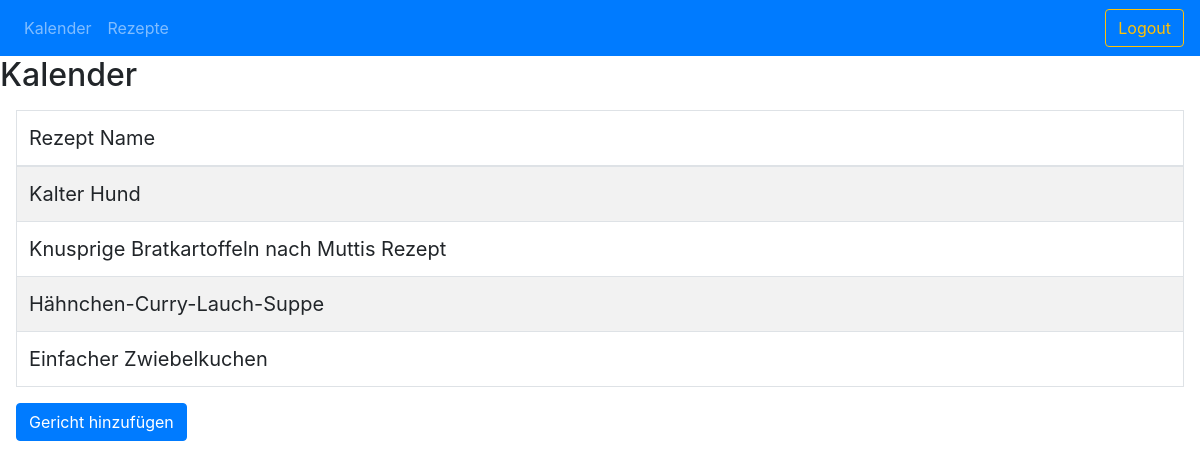
Page /dashboard/ on the earlier database version.
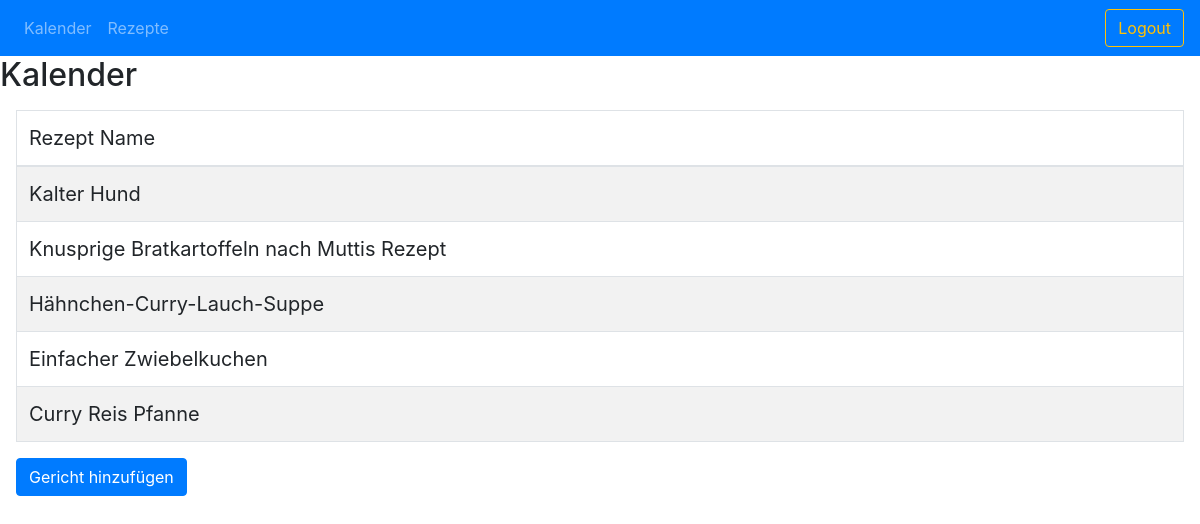
Same page on the later database version.
### tables this page shows
CREATE TABLE `calender_entry` (
  `calender_entry_id` int(11) NOT NULL,
  `calender_entry_date` date NOT NULL,
  `group_id` int(11) NOT NULL,
  `recipe_id` int(11) NOT NULL
);

CREATE TABLE `recipes` (
  `recipe_id` int(11) NOT NULL,
  `recipe_name` varchar(255) NOT NULL,
  `recipe_image` text NOT NULL,
  `recipe_description` varchar(16000) NOT NULL
);

### dashboard/index.php (the view, shortened to what this page needs)
<?php
include_once ('header.php');
$sql='SELECT recipe_name, calender_entry_date FROM calender_entry JOIN recipes ON (calender_entry.recipe_id = recipes.recipe_id) WHERE calender_entry_date > CURRENT_TIMESTAMP AND calender_entry_date < DATE_ADD(CURRENT_TIMESTAMP, INTERVAL 7 DAY)';
?>
<h2> Kalender </h2>
<form method="post" class="form-group form-control-lg ">
<table class="table table-striped table-bordered" style="width:100%">
<thead>
  <tr>
    <td>Rezept Name</td>
  </tr>
  </thead>
  <tbody>
<?php
$con = getConnection();
$query = mysqli_query($con, $sql);
while ($data = mysqli_fetch_array($query)) { ?>
          <tr>
            <td><?php echo $data['recipe_name']; ?></td>
          </tr>
      <?php } ?>
      </tbody>
  </table>
  <button formaction="recipe.php" type="submit"  class="btn btn-primary mb-3">Gericht hinzufügen</button>
</form>
<?php
 include_once ('footer.php');
?>

### dashboard/header.php (shortened to what this page needs)
<!doctype html>
<html lang="en">
  <head>
    <link rel="stylesheet" type="text/css" href="stylesheets/bootstrap.min.css">
    <link rel="stylesheet" type="text/css" href="stylesheets/plan.css">
    <link rel="stylesheet" href="https://formden.com/static/cdn/bootstrap-iso.css" />
    <link rel="stylesheet" href="https://cdnjs.cloudflare.com/ajax/libs/bootstrap-datepicker/1.4.1/css/bootstrap-datepicker3.css"/>
  </head>
  <body>
    <nav class="navbar navbar-expand-lg navbar-dark bg-primary">
    <div class="collapse navbar-collapse" id="navbarSupportedContent">
      <ul class="navbar-nav mr-auto">
        <li class="nav-item">
          <a class="nav-link" href="index.php">Kalender</a>
        </li>
        <li class="nav-item">
          <a class="nav-link" href="recipes.php"> Rezepte</a>
        </li>
      </ul>
      <form class="form-inline my-2 my-lg-0">
        <a href="#" class="btn btn-outline-warning my-2 my-sm-0" role="button" aria-pressed="true">Logout</a>
      </form>
    </div>
    </nav>

### dashboard/footer.php (shortened to what this page needs)
</body>
</html>

Differences in the rows shown:
added calender_entry: recipe.recipe_name "Curry Reis Pfanne"
